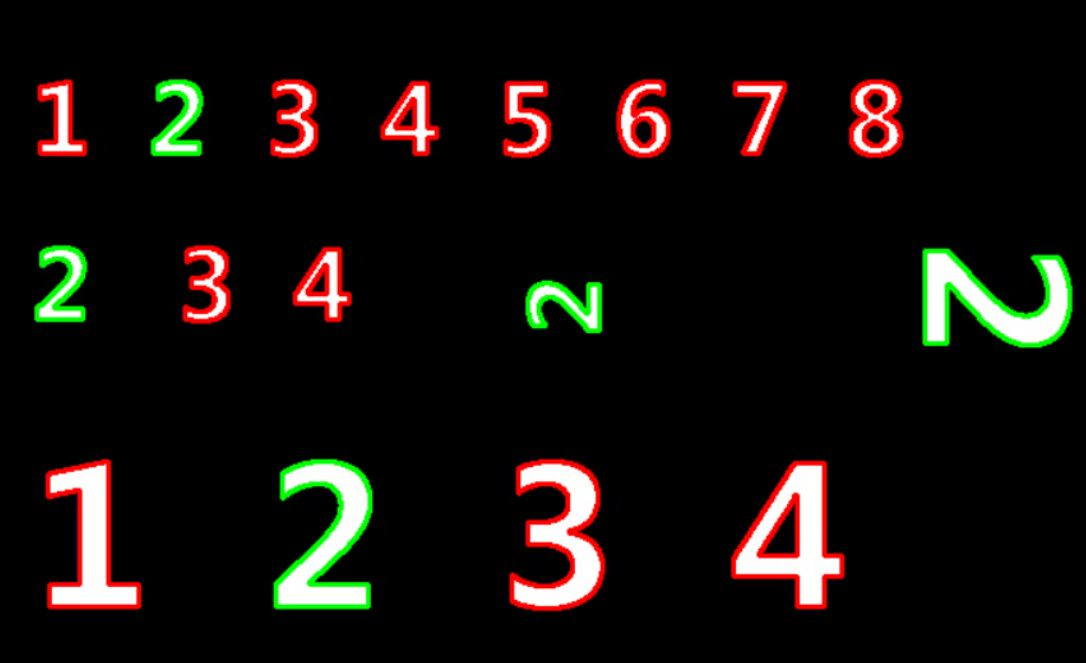
#> input picture OpenCV-Python/Code/5_Counter/picture_2.jpg, 1086 x 663 px
$ python Hu_matchshape.py
#> lines starting #> are read from the running program, lines starting #| are printed output that depends on the picture; after the words box and inside, x2 and y2 are one past the last pixel; in counts of white or black regions, pixels touching at a corner belong together; long printed decimals are rounded
import cv2
import numpy as np

img = cv2.imread('picture_2.jpg')
#> img is the input picture: shape (663, 1086, 3); mean B, G, R 13.7, 17.4, 21.5
shape = cv2.imread('picture_1.jpg')
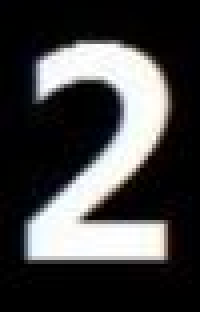
#> input picture OpenCV-Python/Code/5_Counter/picture_1.jpg, 50 x 78 px (shown 4 times larger)
#> shape is the input picture: shape (78, 50, 3); mean B, G, R 67.6, 67.2, 67.5

img1 = cv2.cvtColor(img, cv2.COLOR_BGR2GRAY)
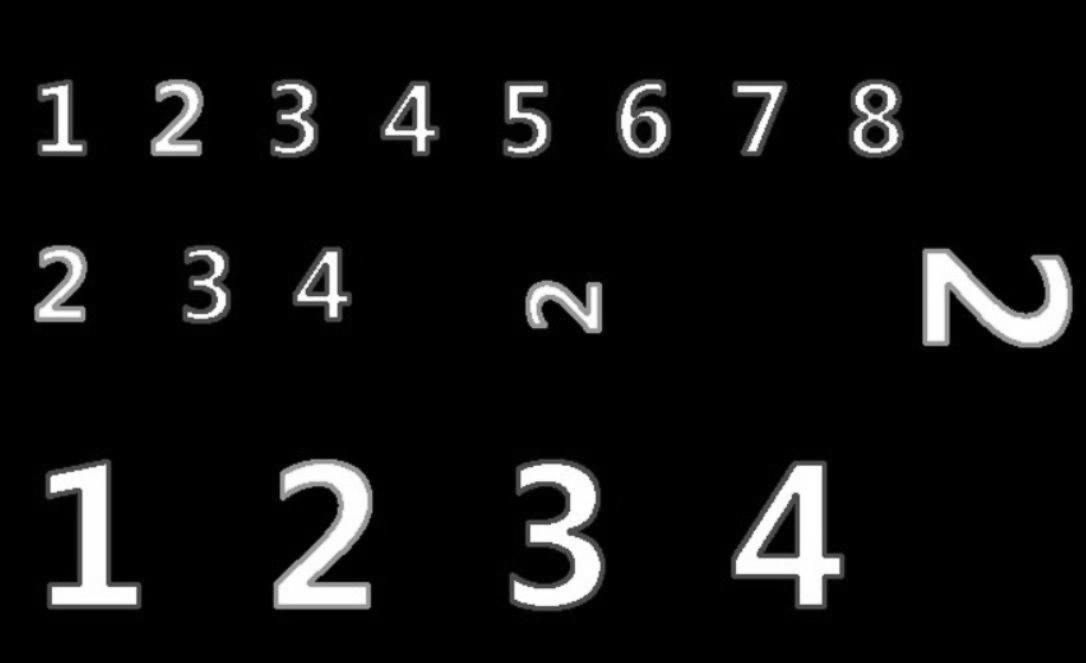
#> img1: shape (663, 1086); min 0, max 255, mean 18.2
ret, img1 = cv2.threshold(img1, 127, 255, cv2.THRESH_BINARY)
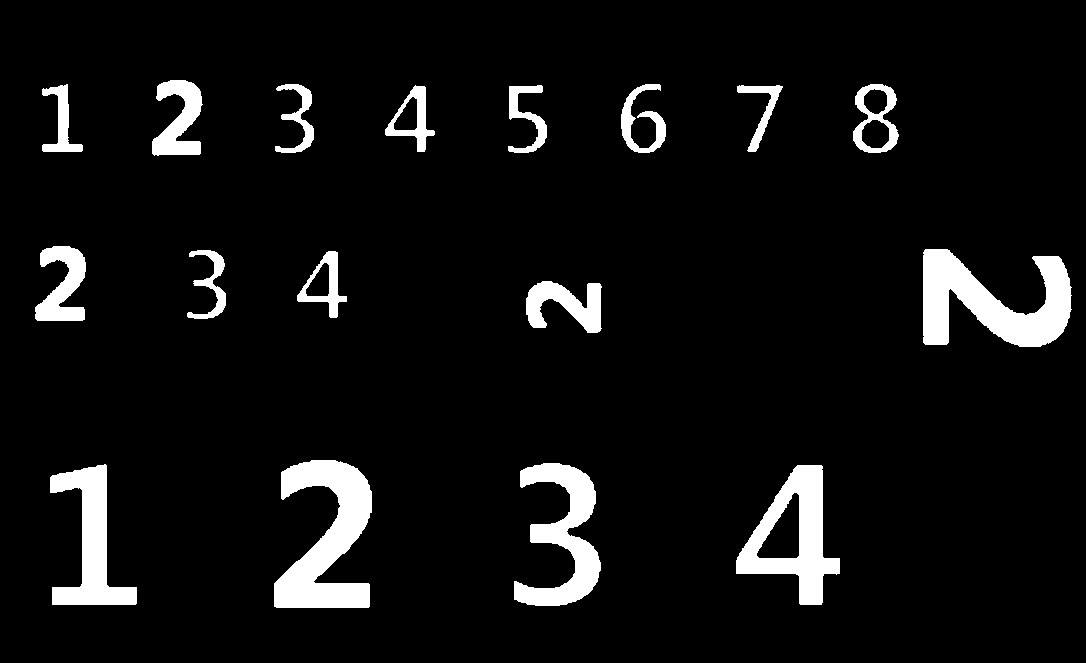
#> img1: shape (663, 1086); 6.8% white; 17 white regions, largest, box (x1, y1, x2, y2) and area: (923, 249, 1072, 347) 8054, (274, 460, 372, 608) 7997, (736, 465, 840, 605) 6070
shape = cv2.cvtColor(shape, cv2.COLOR_BGR2GRAY)
#> shape: shape (78, 50)
ret, shape = cv2.threshold(shape, 127, 255, cv2.THRESH_BINARY)
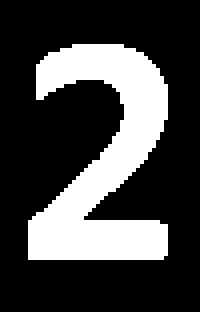
#> shape: shape (78, 50) (shown 4 times larger); 26.5% white; 1 white region

counter_img, hierarchy_img = cv2.findContours(
    img1, cv2.RETR_TREE, cv2.CHAIN_APPROX_SIMPLE)
#> counter_img = 22 contours; largest, box (x1, y1, x2, y2) and area: (923, 249, 1072, 347) 7767, (274, 460, 372, 608) 7712, (736, 465, 840, 605) 7442, (514, 463, 601, 606) 5336, (50, 464, 137, 605) 4884
counter_shape, hierarchy_shape = cv2.findContours(
    shape, cv2.RETR_TREE, cv2.CHAIN_APPROX_NONE)
#> counter_shape = 1 contour; box (x1, y1, x2, y2) and area: (7, 11, 42, 65) 933

n = len(counter_img)
#> n = 22
k = []
# 逐个进行模板匹配
for i in range(n):
    temp = cv2.matchShapes(counter_img[i], counter_shape[0], 1, 0.0)
    print(temp)
    if temp < 2:
        k.append(counter_img[i])
#> this loop made 22 passes
#> temp on passes 1 to 12: 1.74, 1.9, 1.51, 0.646, 0.432, 0.697, 1.72, 2.06, 5.6, 0.435, 0.67, 10.09
#| 1.736
#| 1.905
#| 1.514
#| 0.6463
#| 0.4323
#| 0.697
#| 1.715
#| 2.057
#> (further printed lines are left out)
#> after the loop, k = 14 contours; largest, box (x1, y1, x2, y2) and area: (923, 249, 1072, 347) 7767, (274, 460, 372, 608) 7712, (736, 465, 840, 605) 7442, (514, 463, 601, 606) 5336, (50, 464, 137, 605) 4884

cv2.drawContours(img, k, -1, (0, 255, 0), 2)
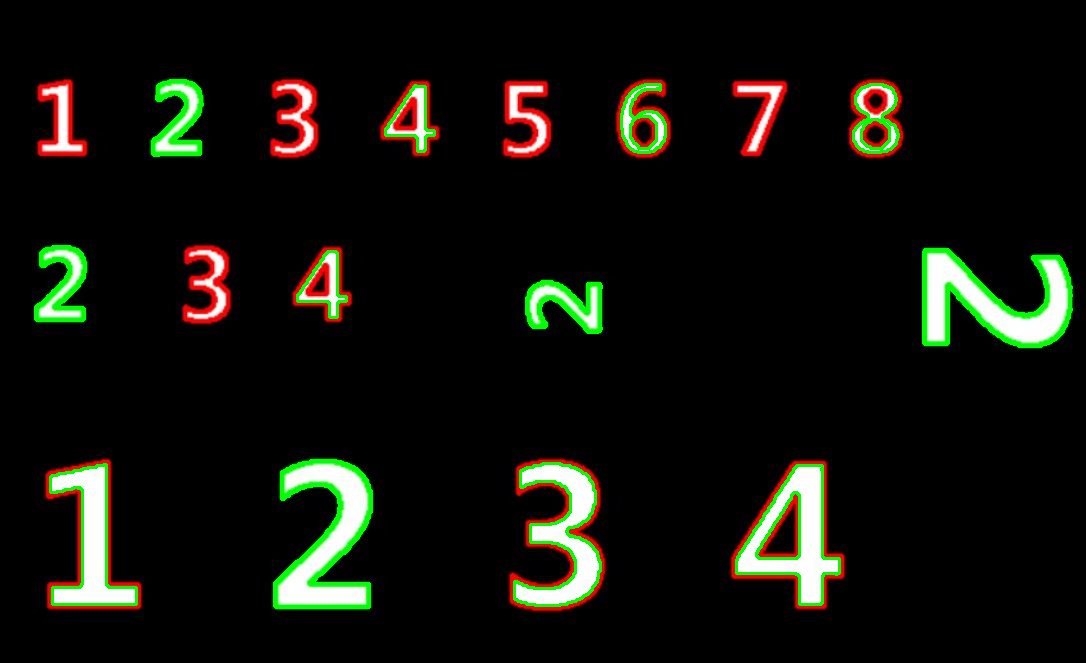
#> img: shape (663, 1086, 3); 2.24% of pixels changed, all inside (x1, y1, x2, y2) = (34, 79, 1073, 609)


while True:
    cv2.imshow('shape', shape)
    cv2.imshow('res', img)
    key = cv2.waitKey(1)
#> (key Esc is pressed here)
    if key == 27:
        break

cv2.destroyAllWindows()
